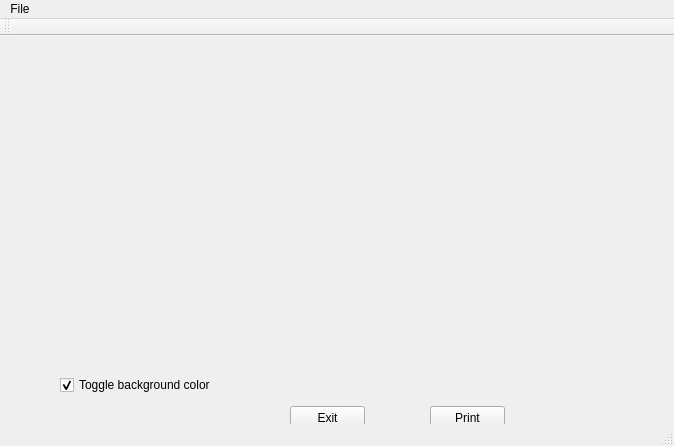
<?xml version="1.0" encoding="UTF-8"?>
<ui version="4.0">
 <class>MainWindow</class>
 <widget class="QMainWindow" name="MainWindow">
  <property name="geometry">
   <rect>
    <x>0</x>
    <y>0</y>
    <width>674</width>
    <height>446</height>
   </rect>
  </property>
  <property name="windowTitle">
   <string>MainWindow</string>
  </property>
  <widget class="QWidget" name="centralWidget">
   <widget class="GLWidget" name="widget" native="true">
    <property name="geometry">
     <rect>
      <x>9</x>
      <y>9</y>
      <width>651</width>
      <height>321</height>
     </rect>
    </property>
    <property name="focusPolicy">
     <enum>Qt::StrongFocus</enum>
    </property>
   </widget>
   <widget class="QPushButton" name="pushButton">
    <property name="geometry">
     <rect>
      <x>290</x>
      <y>370</y>
      <width>75</width>
      <height>23</height>
     </rect>
    </property>
    <property name="text">
     <string>Exit</string>
    </property>
   </widget>
   <widget class="QCheckBox" name="checkBox">
    <property name="geometry">
     <rect>
      <x>60</x>
      <y>340</y>
      <width>221</width>
      <height>18</height>
     </rect>
    </property>
    <property name="text">
     <string>Toggle background color</string>
    </property>
    <property name="checked">
     <bool>true</bool>
    </property>
   </widget>
   <widget class="QPushButton" name="pushButton_2">
    <property name="geometry">
     <rect>
      <x>430</x>
      <y>370</y>
      <width>75</width>
      <height>23</height>
     </rect>
    </property>
    <property name="text">
     <string>Print</string>
    </property>
   </widget>
  </widget>
  <widget class="QMenuBar" name="menuBar">
   <property name="geometry">
    <rect>
     <x>0</x>
     <y>0</y>
     <width>674</width>
     <height>20</height>
    </rect>
   </property>
   <widget class="QMenu" name="menuFile">
    <property name="title">
     <string>File</string>
    </property>
    <addaction name="actionOpen"/>
   </widget>
   <addaction name="menuFile"/>
  </widget>
  <widget class="QToolBar" name="mainToolBar">
   <attribute name="toolBarArea">
    <enum>TopToolBarArea</enum>
   </attribute>
   <attribute name="toolBarBreak">
    <bool>false</bool>
   </attribute>
  </widget>
  <widget class="QStatusBar" name="statusBar"/>
  <action name="actionOpen">
   <property name="text">
    <string>Open</string>
   </property>
  </action>
 </widget>
 <layoutdefault spacing="6" margin="11"/>
 <customwidgets>
  <customwidget>
   <class>GLWidget</class>
   <extends>QWidget</extends>
   <header>glwidget.h</header>
   <container>1</container>
   <slots>
    <slot>toggleBackgroundColor(bool)</slot>
    <slot>showFileOpenDialog()</slot>
    <slot>takeScreenshot()</slot>
   </slots>
  </customwidget>
 </customwidgets>
 <resources/>
 <connections>
  <connection>
   <sender>pushButton</sender>
   <signal>clicked()</signal>
   <receiver>MainWindow</receiver>
   <slot>close()</slot>
   <hints>
    <hint type="sourcelabel">
     <x>177</x>
     <y>235</y>
    </hint>
    <hint type="destinationlabel">
     <x>199</x>
     <y>149</y>
    </hint>
   </hints>
  </connection>
  <connection>
   <sender>checkBox</sender>
   <signal>toggled(bool)</signal>
   <receiver>widget</receiver>
   <slot>toggleBackgroundColor(bool)</slot>
   <hints>
    <hint type="sourcelabel">
     <x>170</x>
     <y>222</y>
    </hint>
    <hint type="destinationlabel">
     <x>189</x>
     <y>163</y>
    </hint>
   </hints>
  </connection>
  <connection>
   <sender>actionOpen</sender>
   <signal>triggered()</signal>
   <receiver>widget</receiver>
   <slot>showFileOpenDialog()</slot>
   <hints>
    <hint type="sourcelabel">
     <x>-1</x>
     <y>-1</y>
    </hint>
    <hint type="destinationlabel">
     <x>189</x>
     <y>163</y>
    </hint>
   </hints>
  </connection>
  <connection>
   <sender>pushButton_2</sender>
   <signal>clicked()</signal>
   <receiver>widget</receiver>
   <slot>takeScreenshot()</slot>
   <hints>
    <hint type="sourcelabel">
     <x>477</x>
     <y>405</y>
    </hint>
    <hint type="destinationlabel">
     <x>334</x>
     <y>203</y>
    </hint>
   </hints>
  </connection>
 </connections>
</ui>
